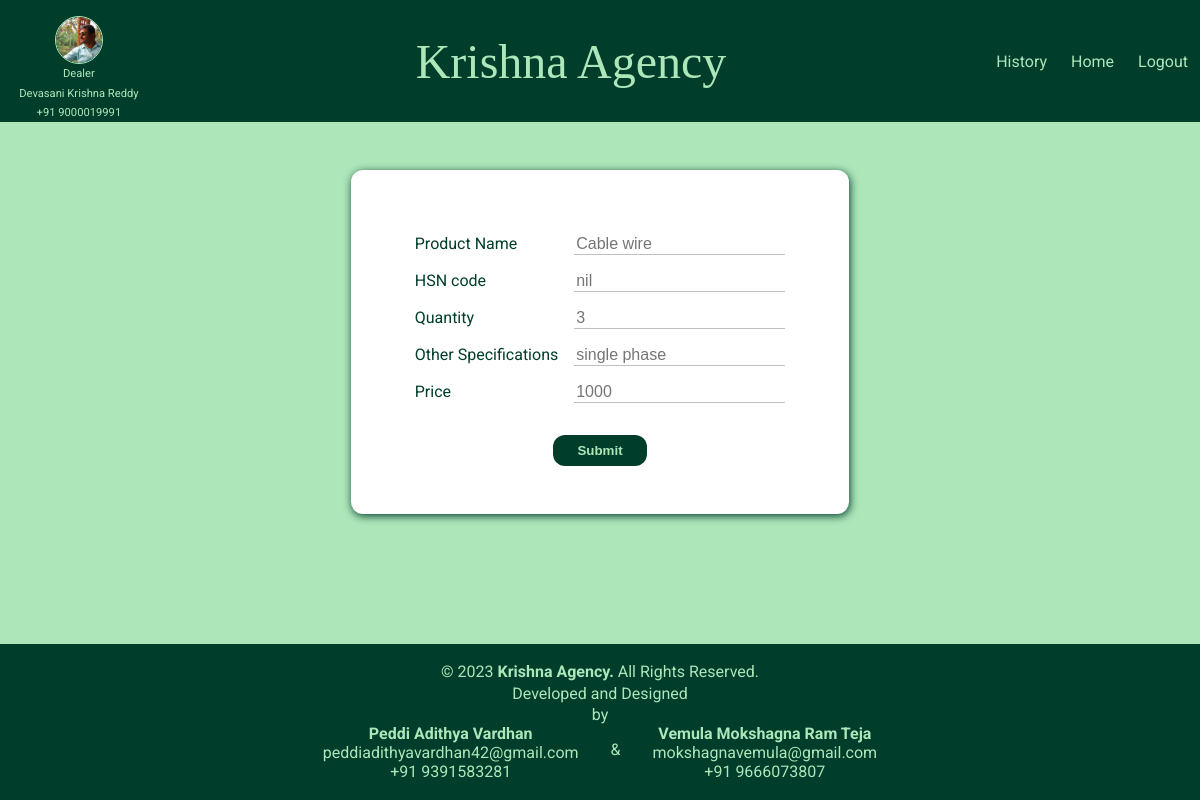
The page /edit_other/6/ (signed in) on the database as committed earlier.
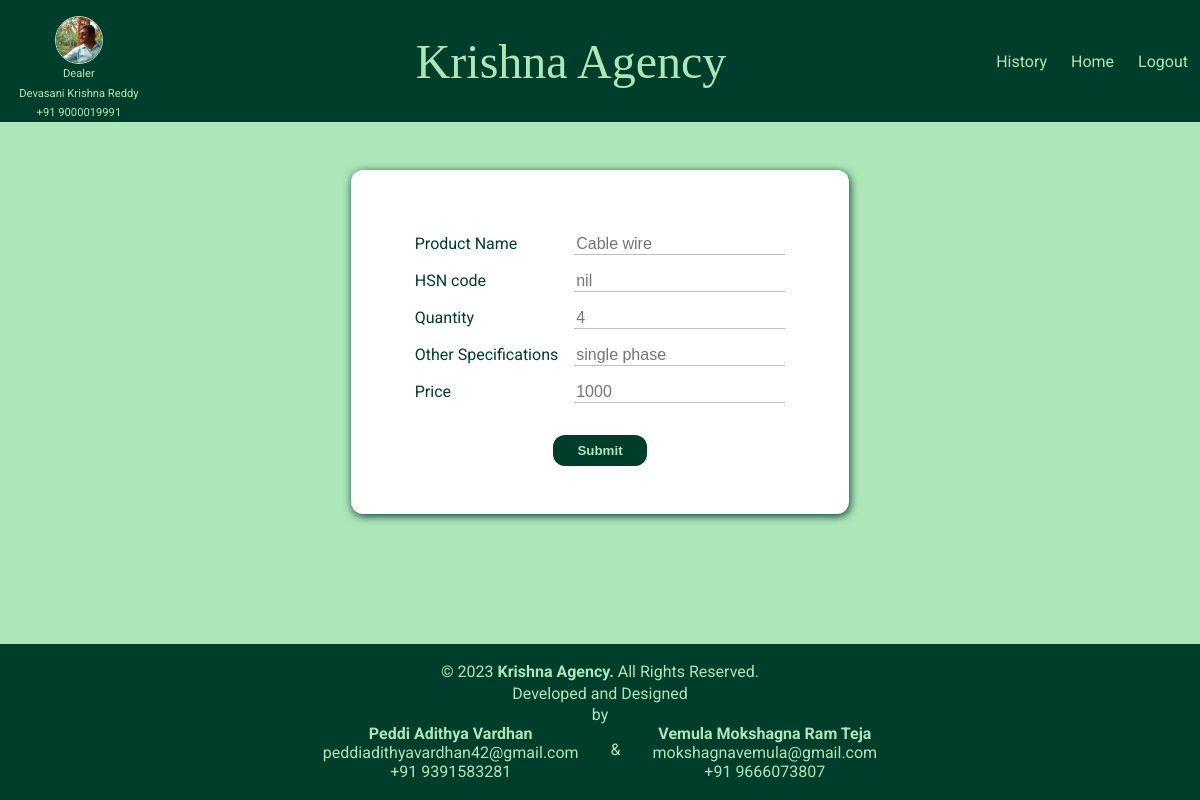
The same page on the database as committed later.
### stock/models.py (models this page shows, shortened)
class other_products(models.Model):
    item_name=models.CharField(max_length=50)
    quantity=models.IntegerField()
    specifications=models.CharField(max_length=50)
    hsncode=models.CharField(max_length=50)
    price=models.IntegerField(null=True)

### stock/views.py (the view, shortened to what this page needs)
# urls.py: path('edit_other/<str:pk>/', views.edit_others, name="editother"),
@login_required(login_url='loginpage')
def edit_others(request,pk):
    details=other_products.objects.get(id=pk)
    return render(request, 'stock/edit_others.html',{
        "details":details
    })

### stock/templates/stock/edit_others.html (shortened to what this page needs)
{% extends 'stock_base.html' %}
{% load static %}
{% block page_css %}
    <link rel="stylesheet" href="{% static "stock/motor.css" %}">
{% endblock page_css %}
{% block page_body %}
<main>
    <form method="POST">
        <div class="formdiv">
            <label for="product">Product Name</label>
            <input type="text" id="product" name="product" placeholder="{{details.item_name}}">
            <label for="hsncode">HSN code</label>
            <input type="text" id="hsncode" name="hsncode" placeholder="{{details.hsncode}}">
            <label for="quantity">Quantity</label>
            <input type="text" id="quantity" name="quantity" placeholder="{{details.quantity}}">
            <label for="specs">Other Specifications</label>
            <input type="text" id="specs" name="specs" placeholder="{{details.specifications}}">
            <label for="price">Price</label>
            <input type="text" id="price" name="price" placeholder="{{details.price}}">
            <input type="submit" id="yes" class="yes" name="Yes" />
        </div>
    </form>
</main>
{% endblock page_body %}

Rows that differ between the two databases and show on the page:
changed other_products "Cable wire": quantity "3" → "4"
